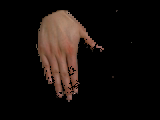
//> input picture mp4_colour_segmentation/CS_joy1.bmp, 160 x 120 px, given in place of sample1.bmp, which was not available
$ ./colourseg   (built with g++ and OpenCV 4)
//> lines starting //> are read from the running program, lines starting //| are printed output that depends on the picture; pictures that were not available may be replaced by others from this repository, and a replacement may not be noted
//compile code -> g++ colourseg.cpp -o colourseg.e `pkg-config --cflags --libs opencv`

#include <opencv2/core/core.hpp>
#include <opencv2/highgui/highgui.hpp>
#include "opencv/cv.h"
#include <iostream>
#include <string>
#include <ctype.h>

using namespace std;
using namespace cv;

Mat Training (void);
Mat ColourSegment (Mat input, Mat histo);


int main()
{
  Training();//Call the training method to establish histogram

  Mat input = imread("mikhail.jpg");
  Mat histo = imread("Histogram.bmp");
  Mat output = ColourSegment(input, histo);
  imshow ("Output", output);

  imshow ("Histo", histo);
  imwrite ("CS_gun1.bmp", output);

  while (true){//stay open till any key is pressed
    if(waitKey()>0){break;}
  }

  return 0;
}


Mat Training (void){
  int total = 0;
  float hueSatCombo [255][255] = {0, 0};

  for (int i = 1; i <= 6; i++){//Loop through the six training images
    //read the image
    ostringstream filename;
    filename << "training_data/sample"<< i << ".bmp";
    string s = filename.str();
    Mat image = imread(s), hsv_image;//Read in image and create and empty hsv Mat
//> image is the input picture: 120 rows x 160 cols, CV_8UC3; mean B, G, R 12.1, 15.1, 21.7
    cvtColor(image, hsv_image, CV_BGR2HSV);//convert to HSV
//> hsv_image: 120 rows x 160 cols, CV_8UC3; mean H, S, V 1.5, 18.1, 21.7


    //**********Populating and scaling the histogram matrix************
    for( int y = 0; y < hsv_image.rows; y++ ) {
      for( int x = 0; x < hsv_image.cols; x++ ) {
	float h = (hsv_image.at<Vec3b>(y,x)[0])*255/180, s = (hsv_image.at<Vec3b>(y,x)[1]);
	hueSatCombo[(int)h][(int)s] = hueSatCombo[(int)h][(int)s]+1;//update histogram
	total++;
      }
    }
//> this loop made 120 passes
//> total on passes 1 to 12: 160, 320, 480, 640, 800, 960, 1120, 1280, 1440, 1600, 1760, 1920
//> after the loop, total = 19200
    //***********************************************************
  }

  Mat out(Size(255, 255), CV_8UC3);
  //***********SETTING OUTPUT IMAGE TO NEW VALUES****************
  for( int y = 0; y < 255; y++ ) {
    for( int x = 0; x < 255; x++ ) {
      int col1 = hueSatCombo[y][x];
      out.at<Vec3b>(y,x) = Vec3b(col1,col1,0);//Set the scaled value
    }
  }
  //*************************************************************
  imwrite("Histogram.bmp", out);
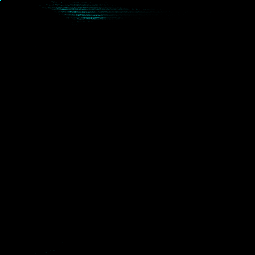
//> saved as Histogram.bmp: 255 rows x 255 cols, CV_8UC3; mean B, G, R 0.3, 0.3, 0
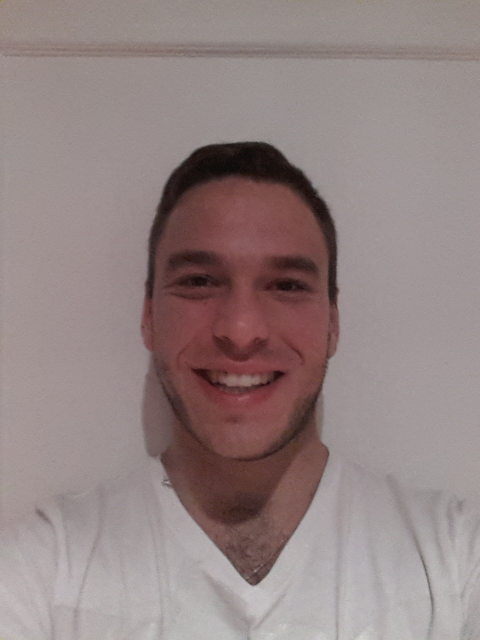
//> input picture mp4_colour_segmentation/mikhail.jpg, 960 x 1280 px (shown at 1/2 size)
//> further down, input is the input picture: 1280 rows x 960 cols, CV_8UC3; mean B, G, R 130.5, 131.3, 147
  return out;
}


Mat ColourSegment (Mat input, Mat histo){

  Mat hsv_image;
  cvtColor(input, hsv_image, CV_BGR2HSV);//convert to HSV
//> hsv_image: 1280 rows x 960 cols, CV_8UC3; mean H, S, V 57.1, 35.9, 147
  int threshold = 1;

  //*************Filtering with the inputted histogram*****************
  for( int y = 0; y < hsv_image.rows; y++ ) {
    for( int x = 0; x < hsv_image.cols; x++ ) {
      float h = (hsv_image.at<Vec3b>(y,x)[0])*255/180, s = (hsv_image.at<Vec3b>(y,x)[1]);
      if (histo.at<Vec3b>((int)h,(int)s)[0]<threshold){//If outside threshhold
	input.at<Vec3b>(y,x) = Vec3b(0,0,0);//Set pixels black
      }
    }
  }
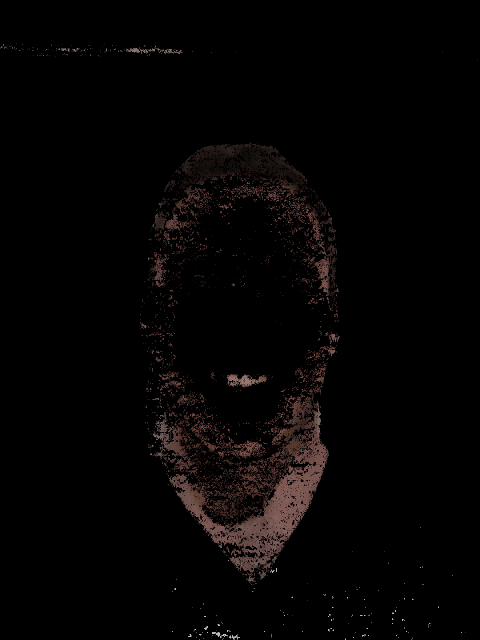
//> input: 1280 rows x 960 cols, CV_8UC3 (shown at 1/2 size); mean B, G, R 3.4, 3.7, 5.2
//> the Esc key is pressed
  //***********************************************************

  return input;
}
